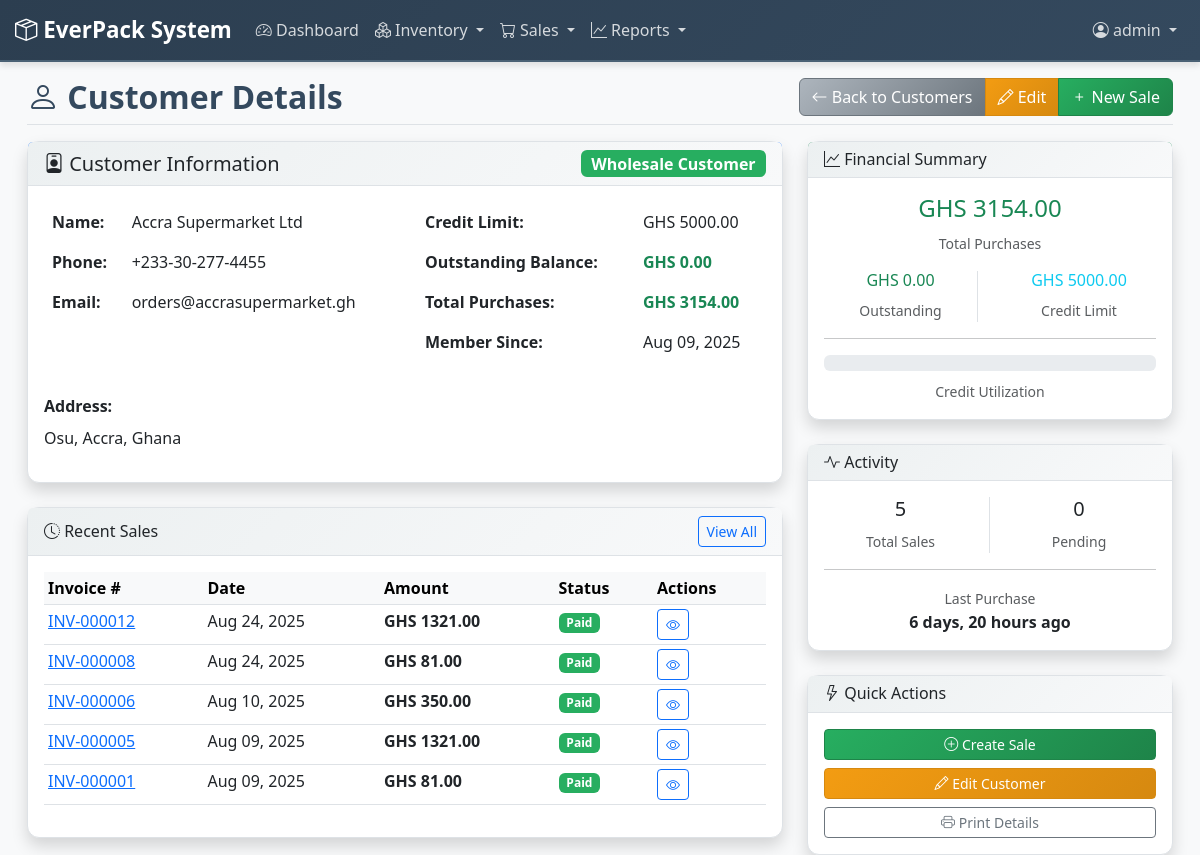
/sales/customers/1/ (signed in), run on an earlier commit of the app's database.
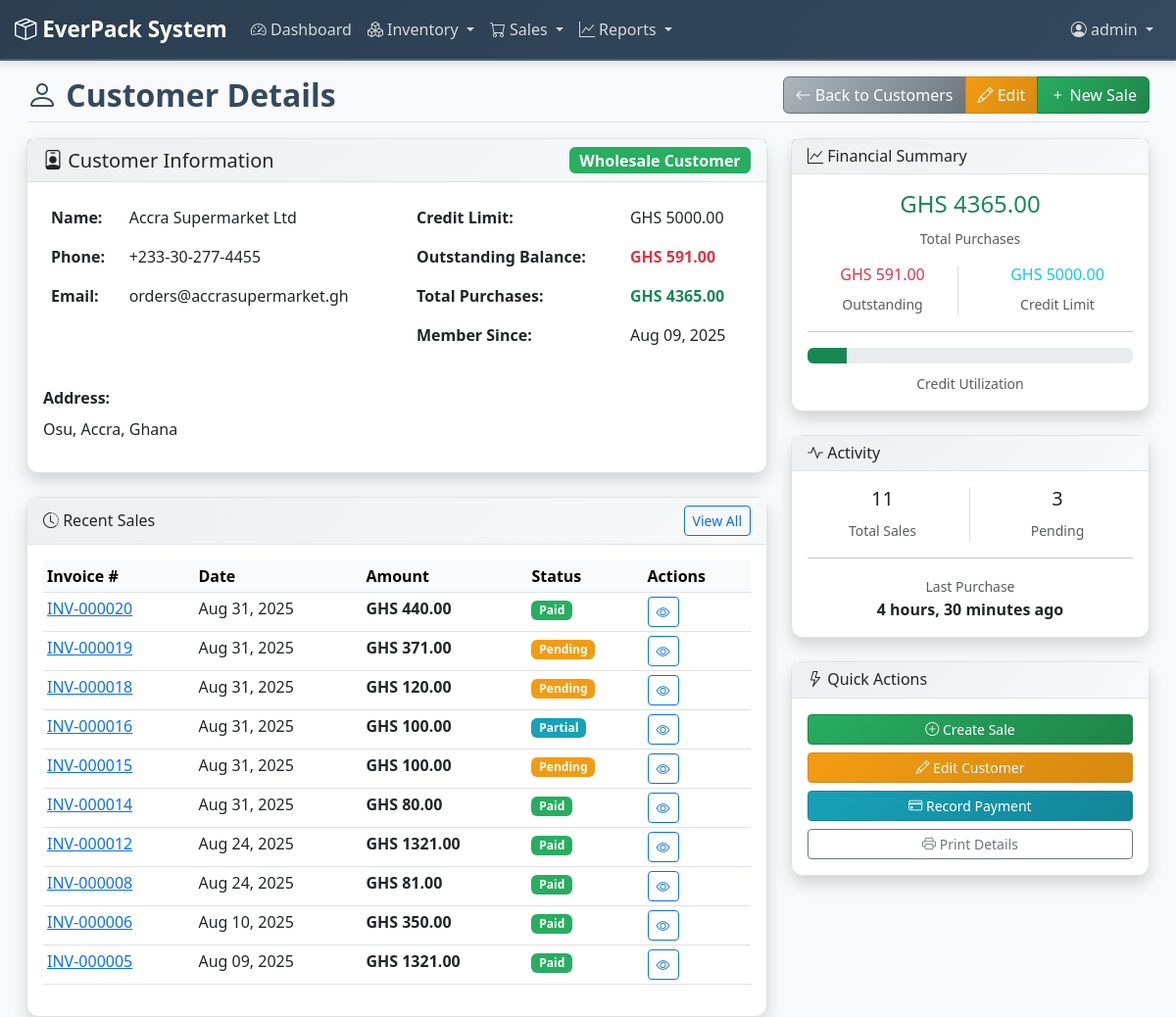
And on a later commit of the database.
### sales/models.py (models this page shows, shortened)
class Customer(models.Model):
    CUSTOMER_TYPES = [
        ('RETAIL', 'Retail Customer'),
        ('WHOLESALE', 'Wholesale Customer'),
        ('DISTRIBUTOR', 'Distributor'),
    ]
    name = models.CharField(max_length=200)
    customer_type = models.CharField(max_length=12, choices=CUSTOMER_TYPES, default='RETAIL')
    phone = models.CharField(max_length=20)
    email = models.EmailField(blank=True, null=True)
    address = models.TextField(blank=True)
    tin_number = models.CharField(max_length=50, blank=True, null=True, help_text="Tax Identification Number")
    credit_limit = models.DecimalField(max_digits=10, decimal_places=2, default=0)
    created_at = models.DateTimeField(auto_now_add=True)
    updated_at = models.DateTimeField(auto_now=True)
    is_active = models.BooleanField(default=True)
    @property
    def outstanding_balance(self):
        return self.sales.filter(payment_status='PENDING').aggregate(
            total=models.Sum('total_amount'))['total'] or 0
    @property
    def total_purchases(self):
        return self.sales.aggregate(
            total=models.Sum('total_amount'))['total'] or 0
    class Meta:
        ordering = ['name']

class Sale(models.Model):
    PAYMENT_STATUS_CHOICES = [
        ('PAID', 'Paid'),
        ('PENDING', 'Pending'),
        ('PARTIAL', 'Partial'),
        ('OVERDUE', 'Overdue'),
    ]
    PAYMENT_METHOD_CHOICES = [
        ('CASH', 'Cash'),
        ('MOBILE_MONEY', 'Mobile Money'),
        ('BANK_TRANSFER', 'Bank Transfer'),
        ('CHEQUE', 'Cheque'),
        ('CREDIT', 'Credit'),
    ]
    invoice_number = models.CharField(max_length=20, unique=True, editable=False)
    customer = models.ForeignKey(Customer, on_delete=models.CASCADE, related_name='sales')
    sale_date = models.DateTimeField(auto_now_add=True)
    payment_method = models.CharField(max_length=15, choices=PAYMENT_METHOD_CHOICES, default='CASH')
    payment_status = models.CharField(max_length=10, choices=PAYMENT_STATUS_CHOICES, default='PAID')
    subtotal = models.DecimalField(max_digits=10, decimal_places=2, default=0)
    discount_amount = models.DecimalField(max_digits=10, decimal_places=2, default=0)
    tax_amount = models.DecimalField(max_digits=10, decimal_places=2, default=0)
    total_amount = models.DecimalField(max_digits=10, decimal_places=2, default=0)
    amount_paid = models.DecimalField(max_digits=10, decimal_places=2, default=0)
    notes = models.TextField(blank=True)
    created_by = models.ForeignKey(User, on_delete=models.CASCADE)
    created_at = models.DateTimeField(auto_now_add=True)
    updated_at = models.DateTimeField(auto_now=True)
    class Meta:
        ordering = ['-created_at']

### sales/views.py (the view)
# urls.py: path('customers/<int:pk>/', views.CustomerDetailView.as_view(), name='customer_detail'),
class CustomerDetailView(LoginRequiredMixin, DetailView):
    model = Customer
    template_name = 'sales/customer_detail.html'
    context_object_name = 'customer'
    def get_context_data(self, **kwargs):
        context = super().get_context_data(**kwargs)
        context['pending_sales_count'] = self.object.sales.filter(payment_status='PENDING').count()
        if self.object.credit_limit > 0:
            context['credit_usage_percent'] = min(100, (self.object.outstanding_balance / self.object.credit_limit) * 100)
        else:
            context['credit_usage_percent'] = 0
        return context

### accounts/templatetags/role_tags.py (called while the page is built, shortened)
@register.filter
def get_user_role(user):
    if not user or not user.is_authenticated:
        return None
    if user.is_superuser:
        return 'admin'

@register.simple_tag
def can_access_app(user, app_name):
    role = get_user_role(user)
    role_permissions = {
        'admin': ['dashboard', 'inventory', 'sales', 'reports', 'accounts'],
        'manager': ['dashboard', 'inventory', 'sales', 'reports', 'accounts'],
        'sales_rep': ['dashboard', 'inventory', 'sales']
    }
    if not role or role not in role_permissions:
        return False
    return app_name in role_permissions[role]

@register.simple_tag
def can_perform_action(user, action):
    role = get_user_role(user)
    role_actions = {
        'admin': ['view', 'add', 'change', 'delete'],
        'manager': ['view', 'add', 'change'],
        'sales_rep': ['view', 'add', 'change']
    }
    if not role or role not in role_actions:
        return False
    return action in role_actions[role]

### templates/sales/customer_detail.html (shortened to what the changed rows need)
{% extends 'base.html' %}
{% block page_title %}
    <i class="bi bi-person"></i> Customer Details
{% endblock %}
{% block content %}
<div class="row">
    <div class="col-lg-8">
        <div class="card shadow mb-4">
            <div class="card-header bg-primary text-dark d-flex justify-content-between align-items-center">
                <h5 class="mb-0"><i class="bi bi-person-badge"></i> Customer Information</h5>
                <span class="badge
                    {% if customer.customer_type == 'RETAIL' %}bg-info
                    {% elif customer.customer_type == 'WHOLESALE' %}bg-success
                    {% else %}bg-warning{% endif %} fs-6">
                    {{ customer.get_customer_type_display }}
                </span>
            </div>
            <div class="card-body">
                <div class="row">
                    <div class="col-md-6">
                        <table class="table table-borderless">
                            <tr>
                                <td><strong>Name:</strong></td>
                                <td>{{ customer.name }}</td>
                            </tr>
                            <tr>
                                <td><strong>Phone:</strong></td>
                                <td>{{ customer.phone }}</td>
                            </tr>
                            {% if customer.email %}
                            <tr>
                                <td><strong>Email:</strong></td>
                                <td>{{ customer.email }}</td>
                            </tr>
                            {% endif %}
                        </table>
                    </div>
                    <div class="col-md-6">
                        <table class="table table-borderless">
                            <tr>
                                <td><strong>Credit Limit:</strong></td>
                                <td>GHS {{ customer.credit_limit }}</td>
                            </tr>
                            <tr>
                                <td>
                                    <strong class="{% if customer.outstanding_balance > 0 %}text-danger{% else %}text-success{% endif %}">
                                        GHS {{ customer.outstanding_balance|floatformat:2 }}
                                    </strong>
                                </td>
                            </tr>
                            <tr>
                                <td><strong class="text-success">GHS {{ customer.total_purchases|floatformat:2 }}</strong></td>
                            </tr>
                            <tr>
                                <td><strong>Member Since:</strong></td>
                                <td>{{ customer.created_at|date:"M d, Y" }}</td>
                            </tr>
                        </table>
                    </div>
                </div>
                {% if customer.address %}
                <div class="mt-3">
                    <strong>Address:</strong>
                    <p class="mt-2">{{ customer.address }}</p>
                </div>
                {% endif %}
            </div>
        </div>
        <div class="card shadow">
            <div class="card-body">
                <div class="table-responsive">
                    <table class="table table-hover table-sm">
                        <thead class="table-light">
                            <tr>
                                <th>Invoice #</th>
                                <th>Date</th>
                                <th>Amount</th>
                                <th>Status</th>
                                <th>Actions</th>
                            </tr>
                        </thead>
                        <tbody>
                            {% for sale in customer.sales.all|slice:":10" %}
                            <tr>
                                <td><a href="{% url 'sales:sale_detail' sale.pk %}">{{ sale.invoice_number }}</a></td>
                                <td>{{ sale.sale_date|date:"M d, Y" }}</td>
                                <td><strong>GHS {{ sale.total_amount }}</strong></td>
                                <td>
                                    <span class="badge
                                        {% if sale.payment_status == 'PAID' %}bg-success
                                        {% elif sale.payment_status == 'PENDING' %}bg-warning
                                        {% elif sale.payment_status == 'PARTIAL' %}bg-info
                                        {% else %}bg-danger{% endif %}">
                                        {{ sale.get_payment_status_display }}
                                    </span>
                                </td>
                                <td>
                                    <a href="{% url 'sales:sale_detail' sale.pk %}" class="btn btn-sm btn-outline-primary">
                                        <i class="bi bi-eye"></i>
                                    </a>
                                </td>
                            </tr>
                            {% empty %}
                            <tr>
                                <td colspan="5" class="text-center text-muted">
                                    No sales found for this customer
                                </td>
                            </tr>
                            {% endfor %}
                        </tbody>
                    </table>
                </div>
            </div>
        </div>
    </div>
    <div class="col-lg-4">
        <div class="card shadow mb-4">
            <div class="card-body text-center">
                <div class="row">
                    <div class="col-12 mb-3">
                        <h4 class="text-success">GHS {{ customer.total_purchases|floatformat:2 }}</h4>
                        <small class="text-muted">Total Purchases</small>
                    </div>
                </div>
                <div class="row">
                    <div class="col-6">
                        <div class="border-end">
                            <h6 class="{% if customer.outstanding_balance > 0 %}text-danger{% else %}text-success{% endif %}">
                                GHS {{ customer.outstanding_balance|floatformat:2 }}
                            </h6>
                            <small class="text-muted">Outstanding</small>
                        </div>
                    </div>
                    <div class="col-6">
                        <h6 class="text-info">GHS {{ customer.credit_limit }}</h6>
                        <small class="text-muted">Credit Limit</small>
                    </div>
                </div>
                {% if customer.credit_limit > 0 %}
                <div class="progress mb-2">
                    <div class="progress-bar
                        {% if credit_usage_percent >= 90 %}bg-danger
                        {% elif credit_usage_percent >= 70 %}bg-warning
                        {% else %}bg-success{% endif %}"
                         style="width: {{ credit_usage_percent|floatformat:0 }}%">
                    </div>
                </div>
                <small class="text-muted">Credit Utilization</small>
                {% endif %}
            </div>
        </div>
        <div class="card shadow mb-4">
            <div class="card-body">
                <div class="row text-center">
                    <div class="col-6 border-end">
                        <h5>{{ customer.sales.count }}</h5>
                        <small class="text-muted">Total Sales</small>
                    </div>
                    <div class="col-6">
                        <h5>{{ pending_sales_count }}</h5>
                        <small class="text-muted">Pending</small>
                    </div>
                </div>
                <div class="text-center">
                    <small class="text-muted">Last Purchase</small><br>
                    {% with last_sale=customer.sales.first %}
                        {% if last_sale %}
                            <strong>{{ last_sale.sale_date|timesince }} ago</strong>
                        {% else %}
                            <span class="text-muted">Never</span>
                        {% endif %}
                    {% endwith %}
                </div>
            </div>
        </div>
        <div class="card shadow">
            <div class="card-body">
                <div class="d-grid gap-2">
                    <a href="{% url 'sales:sale_create' %}?customer={{ customer.pk }}" class="btn btn-success btn-sm">
                        <i class="bi bi-plus-circle"></i> Create Sale
                    </a>
                    <a href="{% url 'sales:customer_edit' customer.pk %}" class="btn btn-warning btn-sm">
                        <i class="bi bi-pencil"></i> Edit Customer
                    </a>
                    {% if customer.outstanding_balance > 0 %}
                    <button class="btn btn-info btn-sm" onclick="alert('Payment recording feature coming soon!')">
                        <i class="bi bi-credit-card"></i> Record Payment
                    </button>
                    {% endif %}
                    <button class="btn btn-outline-secondary btn-sm" onclick="printCustomer()">
                        <i class="bi bi-printer"></i> Print Details
                    </button>
                </div>
            </div>
        </div>
    </div>
</div>
{% endblock %}

What changed in the data, as far as the page shows it:
no longer on this page (row unchanged): Sale: invoice_number "INV-000001", sale_date "Aug 09, 2025", total_amount "81.00", payment_status "Paid"
computed for Customer "Wholesale Customer": outstanding_balance "0.00" → "591.00"; total_purchases "3154.00" → "4365.00"; sales.count "5" → "11"
added Sale: invoice_number "INV-000020", sale_date "Aug 31, 2025", total_amount "440.00", payment_status "Paid", sale_date "4 hours, 30 minutes"
added Sale: invoice_number "INV-000019", sale_date "Aug 31, 2025", total_amount "371.00", payment_status "Pending"
added Sale: invoice_number "INV-000018", sale_date "Aug 31, 2025", total_amount "120.00", payment_status "Pending"
added Sale: invoice_number "INV-000016", sale_date "Aug 31, 2025", total_amount "100.00", payment_status "Partial"
added Sale: invoice_number "INV-000015", sale_date "Aug 31, 2025", total_amount "100.00", payment_status "Pending"
added Sale: invoice_number "INV-000014", sale_date "Aug 31, 2025", total_amount "80.00", payment_status "Paid"
Also different on the page:
{{ pending_sales_count }}: "0" → "3"
{{ last_sale.sale_date|timesince }}: "6 days, 20 hours" → "4 hours, 30 minutes"
text now shown: "Record Payment"
